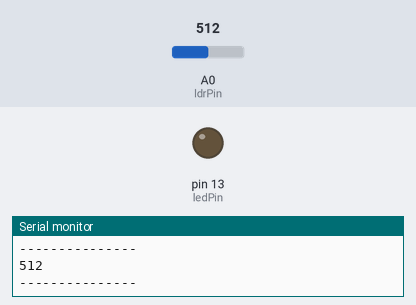
This sketch was run on a simulated Arduino Uno, built with avr-gcc and run on an emulated ATmega328P. Shown: output pins drawn as LEDs (lit = HIGH), the last lines printed to the serial monitor. The test bench sets the inputs (shaded band); at power-on: A0 (ldrPin) = 512.

Above: at 1.2 s.
1.3 s: A0 (ldrPin) set to 315
2.8 s: A0 (ldrPin) set to 291
At 3.1 s:
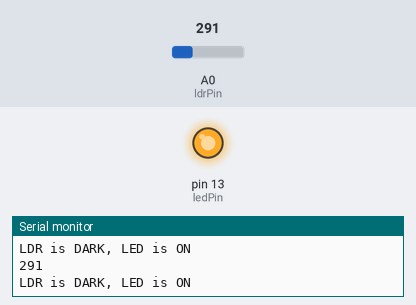
4.3 s: A0 (ldrPin) set to 306
At 5.5 s:
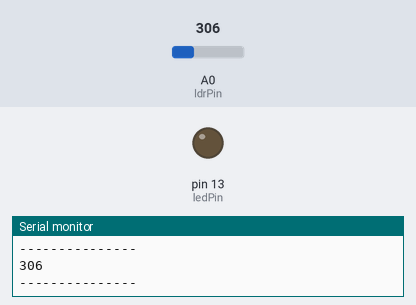
5.8 s: A0 (ldrPin) set to 290
At 6.5 s:
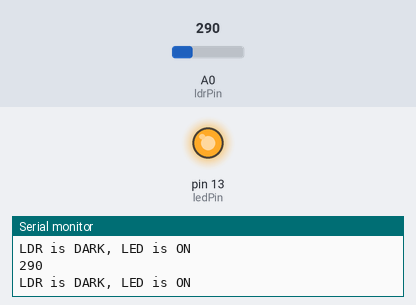
Timing chart, 0 to 8.3 s (numbered marks = the images above; inputs shaded):
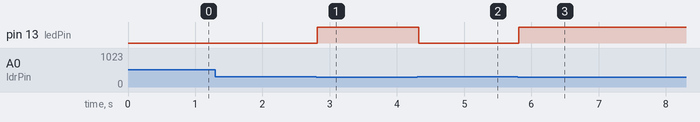

The sketch:

photoresistortest.ino
```cpp
//set pin numbers
//const won't change
const int ledPin = 13;   //the number of the LED pin
const int ldrPin = A0;  //the number of the LDR pin


void setup() {

  Serial.begin(9600);
  pinMode(ledPin, OUTPUT);  //initialize the LED pin as an output
  pinMode(ldrPin, INPUT);   //initialize the LDR pin as an input
}

void loop() {

  int ldrStatus = analogRead(ldrPin);   //read the status of the LDR value

  //check if the LDR status is <= 300
  //if it is, the LED is HIGH

   if (ldrStatus <=300) {

    digitalWrite(ledPin, HIGH);               //turn LED on
    Serial.println("LDR is DARK, LED is ON");
    Serial.println(ldrStatus);

   }
  else {

    digitalWrite(ledPin, LOW);          //turn LED off
    Serial.println("---------------");
    Serial.println(ldrStatus);
  }
}
```

Measured:
- the behaviour switches between 301 and 300 on A0 (ldrPin) (found by bisection; images 0 and 1)
- after the input at 2.8 s, pin 13 (ledPin): LOW → HIGH at once
- after the input at 4.3 s, pin 13 (ledPin): HIGH → LOW at once
- after the input at 5.8 s, pin 13 (ledPin): LOW → HIGH at once
